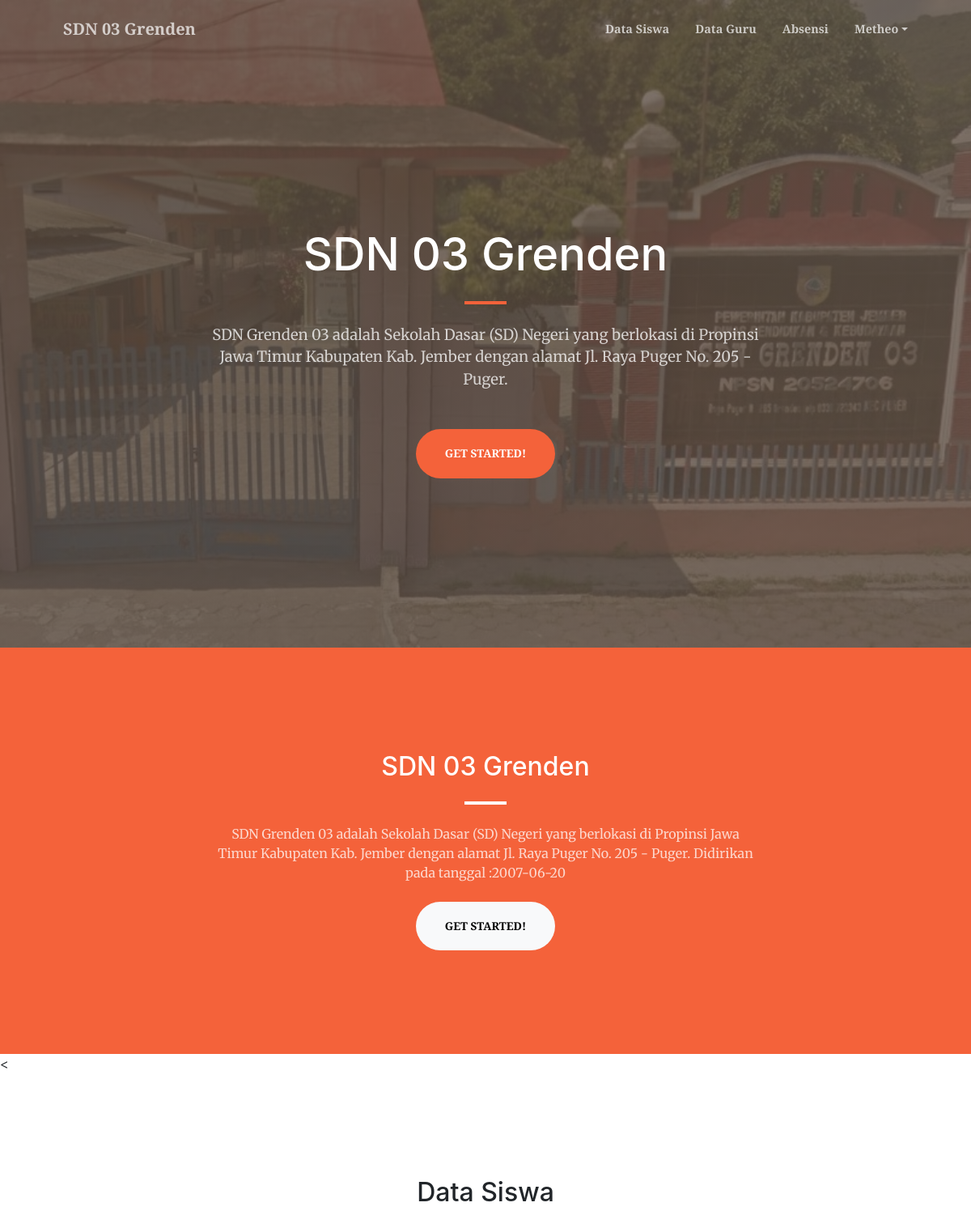
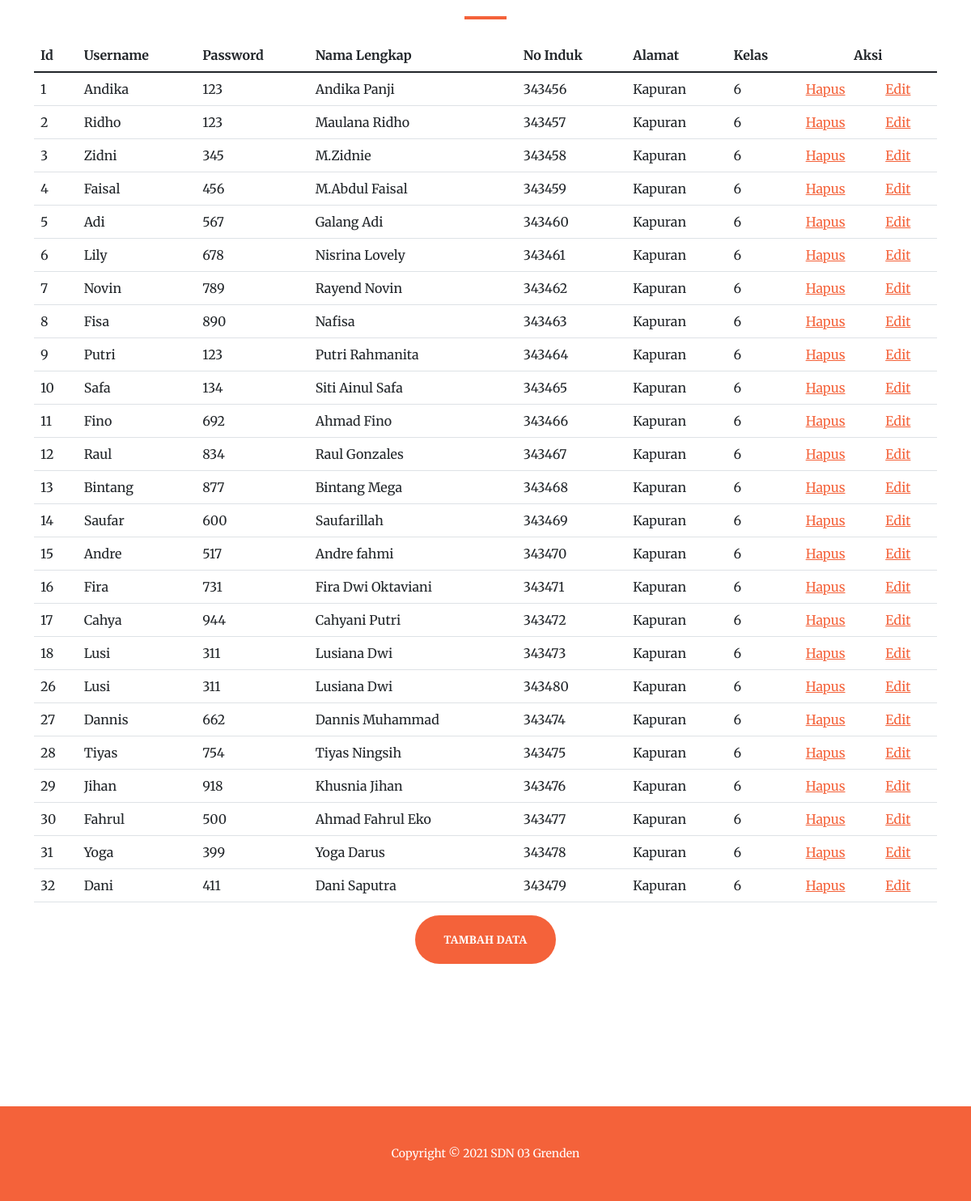
The page /tu_data_siswa.php (signed in) on the database its author committed (2 pictures, top to bottom).
### tables this page shows
CREATE TABLE `data_siswa` (
  `id` int(30) NOT NULL,
  `username` varchar(30) NOT NULL,
  `password` varchar(30) NOT NULL,
  `nama_lengkap` varchar(30) NOT NULL,
  `nis` int(30) NOT NULL,
  `kelas` varchar(2) NOT NULL,
  `alamat_siswa` varchar(30) NOT NULL
);

### tu_data_siswa.php (the view, shortened to what this page needs)
<?php
$nama=$_SESSION["nama"];
?>
<?php
    include_once("config.php");
    $query = mysqli_query($kon, "Select * from data_siswa");
?>
<!DOCTYPE html>
<html lang="en">
<head>
    <link href="https://cdn.jsdelivr.net/npm/bootstrap-icons@1.5.0/font/bootstrap-icons.css" rel="stylesheet" />
    <link href="https://cdnjs.cloudflare.com/ajax/libs/SimpleLightbox/2.1.0/simpleLightbox.min.css" rel="stylesheet" />
    <link href="css/styles.css" rel="stylesheet" />
</head>
<body id="page-top">
<form action="" method="post">
    <nav class="navbar navbar-expand-lg navbar-light fixed-top py-3" id="mainNav">
        <div class="container px-4 px-lg-5">
            <a class="navbar-brand" href="tu_beranda.php">SDN 03 Grenden</a>
            <div class="collapse navbar-collapse" id="navbarResponsive">
                <ul class="navbar-nav ms-auto my-2 my-lg-0">
                <li class="nav-item"><a class="nav-link" href="tu_data_siswa.php">Data Siswa</a></li>
                    <li class="nav-item"><a class="nav-link" href="tu_data_guru.php">Data Guru</a></li>
                    <li class="nav-item"><a class="nav-link" href="tu_absensi.php">Absensi</a></li>
                    <li class="nav-item dropdown">
                        <a class="nav-link dropdown-toggle" data-bs-toggle="dropdown" href="#" role="button" aria-expanded="false"><?php echo $nama; ?></a>
                    </li>
                </ul>
            </div>
        </div>
    </nav>
    <header class="masthead">
        <div class="container px-4 px-lg-5 h-100">
            <div class="row gx-4 gx-lg-5 h-100 align-items-center justify-content-center text-center">
                <div class="col-lg-8 align-self-end">
                    <h1 class="text-white font-weight-bold">SDN 03 Grenden</h1>
                    <hr class="divider" />
                </div>
                <div class="col-lg-8 align-self-baseline">
                    <p class="text-white-75 mb-5">SDN Grenden 03 adalah Sekolah Dasar (SD) Negeri yang berlokasi di
                        Propinsi Jawa Timur Kabupaten Kab. Jember dengan alamat Jl. Raya Puger No. 205 - Puger.</p>
                    <a class="btn btn-primary btn-xl" href="#Data_Siswa">Get Started!</a>
                </div>
            </div>
        </div>
    </header>
    <section class="page-section bg-primary" id="Tentang">
        <div class="container px-4 px-lg-5">
            <div class="row gx-4 gx-lg-5 justify-content-center">
                <div class="col-lg-8 text-center">
                    <h2 class="text-white mt-0">SDN 03 Grenden</h2>
                    <hr class="divider divider-light" />
                    <p class="text-white-75 mb-4">SDN Grenden 03 adalah Sekolah Dasar (SD) Negeri yang berlokasi di
                        Propinsi Jawa Timur Kabupaten Kab. Jember dengan alamat Jl. Raya Puger No. 205 - Puger.
                        Didirikan pada tanggal :2007-06-20</p>
                    <a class="btn btn-light btn-xl" href="#Data_Siswa">Get Started!</a>
                </div>
            </div>
        </div>
    </section>
    <<section class="page-section" id="Data_Siswa">
        <div class="container px-9 px-lg-19">
            <div class="row gx-4 gx-lg-5 justify-content-center">
                <div class="col-lg-8 col-xl-6 text-center">
                    <h2 class="mt-0">Data Siswa </h2>
                    <hr class="divider" />
                </div>
            </div>
            <div class="row gx-4 gx-lg-5 justify-content-center mb-5">
                <div class="col-lg-15">
                <table class="table">
                    <thead>
                        <tr>
                        <th scope="col">Id</th>
                        <th scope="col">Username</th>
                        <th scope="col">Password</th>
                        <th scope="col">Nama Lengkap</th>
                        <th scope="col">No Induk</th>
                        <th scope="col">Alamat</th>
                        <th scope="col">Kelas</th>
                        <th colspan="2" class="text-center">Aksi</th>
                        </tr>
                    </thead>
                    <tbody>
                    <?php
                        while($data = mysqli_fetch_array($query)){
                            echo "<tr>";
                            echo "<td>".$data['id']."</td>";
                            echo "<td>".$data['username']."</td>";
                            echo "<td>".$data['password']."</td>";
                            echo "<td>".$data['nama_lengkap']."</td>";
                            echo "<td>".$data['nis']."</td>";
                            echo "<td>".$data['alamat_siswa']."</td>";
                            echo "<td>".$data['kelas']."</td>";
                            echo "<td><a href ='tu_hapus_data_siswa.php?id=".$data['id']."'>Hapus</td>";
                            echo "<td><a href ='tu_edit_data_siswa.php?id=".$data['id']."'>Edit</td>";
                            echo "</tr>";
                        }
                    ?>
                    </tbody>
                    </table>
                </div>
                <div class="col-lg-8 text-center">
                    <a class="btn btn-primary btn-xl" href="tu_tambah_data_siswa.php">Tambah Data</a>
                </div>
            </div>
        </div>
    </section>
    <footer class="bg-primary py-5">
        <div class="container px-4 px-lg-5">
            <div class="small text-center text-white">Copyright &copy; 2021 SDN 03 Grenden</div>
        </div>
    </footer>
</form>
</body>
</html>

### rows shown on the page
data_siswa: id "1", username "Andika", password "123", nama_lengkap "Andika Panji", nis "343456", alamat_siswa "Kapuran", kelas "6"
data_siswa: id "2", username "Ridho", password "123", nama_lengkap "Maulana Ridho", nis "343457", alamat_siswa "Kapuran", kelas "6"
data_siswa: id "3", username "Zidni", password "345", nama_lengkap "M.Zidnie", nis "343458", alamat_siswa "Kapuran", kelas "6"
data_siswa: id "4", username "Faisal", password "456", nama_lengkap "M.Abdul Faisal", nis "343459", alamat_siswa "Kapuran", kelas "6"
data_siswa: id "5", username "Adi", password "567", nama_lengkap "Galang Adi", nis "343460", alamat_siswa "Kapuran", kelas "6"
data_siswa: id "6", username "Lily", password "678", nama_lengkap "Nisrina Lovely", nis "343461", alamat_siswa "Kapuran", kelas "6"
data_siswa: id "7", username "Novin", password "789", nama_lengkap "Rayend Novin", nis "343462", alamat_siswa "Kapuran", kelas "6"
data_siswa: id "8", username "Fisa", password "890", nama_lengkap "Nafisa", nis "343463", alamat_siswa "Kapuran", kelas "6"
data_siswa: id "9", username "Putri", password "123", nama_lengkap "Putri Rahmanita", nis "343464", alamat_siswa "Kapuran", kelas "6"
data_siswa: id "10", username "Safa", password "134", nama_lengkap "Siti Ainul Safa", nis "343465", alamat_siswa "Kapuran", kelas "6"
data_siswa: id "11", username "Fino", password "692", nama_lengkap "Ahmad Fino", nis "343466", alamat_siswa "Kapuran", kelas "6"
data_siswa: id "12", username "Raul", password "834", nama_lengkap "Raul Gonzales", nis "343467", alamat_siswa "Kapuran", kelas "6"
data_siswa: id "13", username "Bintang", password "877", nama_lengkap "Bintang Mega", nis "343468", alamat_siswa "Kapuran", kelas "6"
data_siswa: id "14", username "Saufar", password "600", nama_lengkap "Saufarillah", nis "343469", alamat_siswa "Kapuran", kelas "6"
data_siswa: id "15", username "Andre", password "517", nama_lengkap "Andre fahmi", nis "343470", alamat_siswa "Kapuran", kelas "6"
data_siswa: id "16", username "Fira", password "731", nama_lengkap "Fira Dwi Oktaviani", nis "343471", alamat_siswa "Kapuran", kelas "6"
data_siswa: id "17", username "Cahya", password "944", nama_lengkap "Cahyani Putri", nis "343472", alamat_siswa "Kapuran", kelas "6"
data_siswa: id "18", username "Lusi", password "311", nama_lengkap "Lusiana Dwi", nis "343473", alamat_siswa "Kapuran", kelas "6"
data_siswa: id "26", username "Lusi", password "311", nama_lengkap "Lusiana Dwi", nis "343480", alamat_siswa "Kapuran", kelas "6"
data_siswa: id "27", username "Dannis", password "662", nama_lengkap "Dannis Muhammad", nis "343474", alamat_siswa "Kapuran", kelas "6"
data_siswa: id "28", username "Tiyas", password "754", nama_lengkap "Tiyas Ningsih", nis "343475", alamat_siswa "Kapuran", kelas "6"
data_siswa: id "29", username "Jihan", password "918", nama_lengkap "Khusnia Jihan", nis "343476", alamat_siswa "Kapuran", kelas "6"
data_siswa: id "30", username "Fahrul", password "500", nama_lengkap "Ahmad Fahrul Eko", nis "343477", alamat_siswa "Kapuran", kelas "6"
data_siswa: id "31", username "Yoga", password "399", nama_lengkap "Yoga Darus", nis "343478", alamat_siswa "Kapuran", kelas "6"
data_siswa: id "32", username "Dani", password "411", nama_lengkap "Dani Saputra", nis "343479", alamat_siswa "Kapuran", kelas "6"

### other values the page prints
$nama "Metheo"
